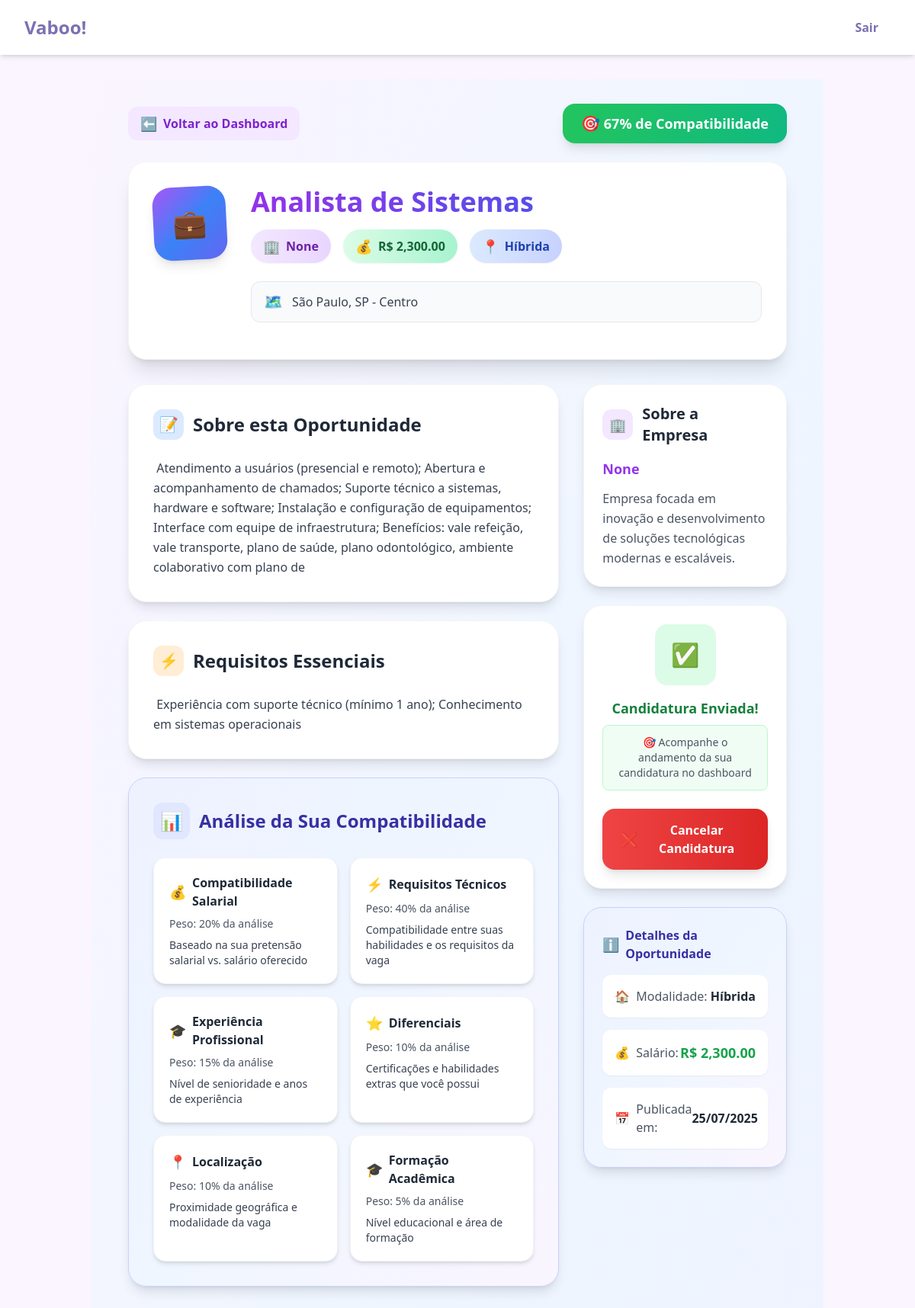
Screenshot of /vaga/11 (signed in) with the database file from the repository.
### tables this page shows
CREATE TABLE candidaturas (
            id INTEGER PRIMARY KEY AUTOINCREMENT,
            candidato_id INTEGER NOT NULL,
            vaga_id INTEGER NOT NULL,
            score REAL NOT NULL,
            posicao INTEGER,
            data_candidatura DATETIME DEFAULT CURRENT_TIMESTAMP,
            FOREIGN KEY (candidato_id) REFERENCES candidatos (id),
            FOREIGN KEY (vaga_id) REFERENCES vagas (id)
        );

CREATE TABLE vagas (
            id INTEGER PRIMARY KEY AUTOINCREMENT,
            empresa_id INTEGER NOT NULL,
            titulo TEXT NOT NULL,
            descricao TEXT NOT NULL,
            requisitos TEXT NOT NULL,
            salario_oferecido REAL NOT NULL,
            data_criacao DATETIME DEFAULT CURRENT_TIMESTAMP, tipo_vaga TEXT DEFAULT "Presencial", endereco_vaga TEXT, status TEXT DEFAULT "Ativa", candidato_selecionado_id INTEGER, diferenciais TEXT, data_congelamento DATE, candidato_contratado_id INTEGER, data_contratacao DATETIME, ranking_contratacao INTEGER, categoria_id INTEGER REFERENCES categorias(id), urgencia_contratacao TEXT, data_congelamento_agendado DATE, localizacao_endereco TEXT, localizacao_cidade TEXT, localizacao_estado TEXT, localizacao_cep TEXT, usar_endereco_empresa BOOLEAN DEFAULT FALSE,
            FOREIGN KEY (empresa_id) REFERENCES empresas (id)
        );

### app.py (the view)
@app.route('/vaga/<int:vaga_id>')
def detalhes_vaga(vaga_id):
    if 'candidato_id' not in session:
        return redirect(url_for('login_candidato'))
    conn = sqlite3.connect('recrutamento.db')
    cursor = conn.cursor()
    cursor.execute(
        '''
        SELECT v.*, e.nome as empresa_nome
        FROM vagas v
        JOIN empresas e ON v.empresa_id = e.id
        WHERE v.id = ? AND v.status = 'Ativa'
    ''', (vaga_id, ))
    vaga_data = cursor.fetchone()
    if not vaga_data:
        flash('Vaga não encontrada ou não está mais ativa', 'error')
        return redirect(url_for('dashboard_candidato'))
    cursor.execute(
        '''
        SELECT id, score FROM candidaturas
        WHERE candidato_id = ? AND vaga_id = ?
    ''', (session['candidato_id'], vaga_id))
    candidatura = cursor.fetchone()
    cursor.execute(
        '''
        SELECT texto_curriculo, endereco_completo, pretensao_salarial
        FROM candidatos WHERE id = ?
    ''', (session['candidato_id'], ))
    candidato_data = cursor.fetchone()
    conn.close()
    vaga = {
        'id':
        vaga_data[0],
        'titulo':
        vaga_data[2],
        'descricao':
        vaga_data[3],
        'requisitos':
        vaga_data[4],
        'salario_oferecido':
        vaga_data[5],
        'tipo_vaga':
        vaga_data[7] or 'Presencial',
        'endereco_vaga':
        vaga_data[8],
        'diferenciais':
        vaga_data[11],
        'data_criacao':
        datetime.strptime(vaga_data[6], '%Y-%m-%d %H:%M:%S')
        if vaga_data[6] else None
    }
    empresa = {'nome': vaga_data[12]}
    score = None
    if candidato_data:
        from avaliador import criar_avaliador
        avaliador = criar_avaliador(MODO_IA)
        score = candidatura[1] if candidatura else avaliador.calcular_score(
            candidato_data[0], vaga['requisitos'], candidato_data[2],
            vaga['salario_oferecido'], vaga['diferenciais'], candidato_data[1],
            vaga['endereco_vaga'], vaga['tipo_vaga'])
    return render_template('detalhes_vaga.html',
                           vaga=vaga,
                           empresa=empresa,
                           score=score,
                           ja_candidatado=bool(candidatura))

### avaliador/__init__.py (called while the page is built)
def criar_avaliador(modo_ia):
    if modo_ia == 'huggingface':
        return AvaliadorHuggingFace()
    else:
        return AvaliadorLocal()

### templates/detalhes_vaga.html (shortened to what this page needs)
{% extends "base.html" %}
{% block content %}
<div class="min-h-screen bg-gradient-to-br from-purple-50 via-blue-50 to-indigo-50 py-8">
    <div class="max-w-4xl mx-auto px-4">
        <div class="mb-8">
            <div class="flex items-center justify-between mb-6">
                <a href="{{ url_for('dashboard_candidato') }}"
                   class="inline-flex items-center gap-2 bg-purple-100 hover:bg-purple-200 text-purple-700 hover:text-purple-800 font-semibold px-4 py-2 rounded-xl transition-all duration-300 transform hover:scale-105">
                    <span class="text-lg">⬅️</span> Voltar ao Dashboard
                </a>
                {% if score %}
                <div class="bg-gradient-to-r from-green-500 to-emerald-500 text-white px-6 py-3 rounded-2xl font-bold text-lg shadow-lg">
                    <span class="text-xl">🎯</span> {{ "%.0f"|format(score) }}% de Compatibilidade
                </div>
                {% endif %}
            </div>
            <div class="bg-white rounded-3xl p-8 shadow-xl border border-gray-100">
                <div class="flex items-start gap-8">
                    <div class="w-24 h-24 bg-gradient-to-br from-purple-500 via-blue-500 to-indigo-500 rounded-3xl flex items-center justify-center flex-shrink-0 shadow-lg transform -rotate-3 hover:rotate-0 transition-transform duration-300">
                        <span class="text-4xl">💼</span>
                    </div>
                    <div class="flex-1">
                        <h1 class="text-4xl font-bold bg-gradient-to-r from-purple-600 to-blue-600 bg-clip-text text-transparent mb-4">{{ vaga.titulo }}</h1>
                        <div class="flex flex-wrap gap-4 mb-6">
                            <span class="flex items-center gap-2 bg-gradient-to-r from-purple-100 to-purple-200 text-purple-800 px-4 py-2 rounded-full font-semibold shadow-sm">
                                <span class="text-lg">🏢</span> {{ empresa.nome }}
                            </span>
                            <span class="flex items-center gap-2 bg-gradient-to-r from-green-100 to-emerald-200 text-green-800 px-4 py-2 rounded-full font-semibold shadow-sm">
                                <span class="text-lg">💰</span> R$ {{ "{:,.2f}".format(vaga.salario_oferecido) }}
                            </span>
                            <span class="flex items-center gap-2 bg-gradient-to-r from-blue-100 to-indigo-200 text-blue-800 px-4 py-2 rounded-full font-semibold shadow-sm">
                                <span class="text-lg">📍</span> {{ vaga.tipo_vaga }}
                            </span>
                        </div>
                        {% if vaga.endereco_vaga and vaga.tipo_vaga in ['Presencial', 'Híbrida'] %}
                        <div class="flex items-center gap-3 text-gray-700 mb-4 bg-gray-50 px-4 py-3 rounded-xl border border-gray-200">
                            <span class="text-xl">🗺️</span>
                            <span class="font-medium">{{ vaga.endereco_vaga }}</span>
                        </div>
                        {% endif %}
                    </div>
                </div>
            </div>
        </div>
        <div class="grid gap-8 lg:grid-cols-3">
            <div class="lg:col-span-2 space-y-6">
                <div class="bg-white rounded-3xl p-8 shadow-lg border border-gray-100 hover:shadow-xl transition-shadow duration-300">
                    <h2 class="text-2xl font-bold text-gray-800 mb-6 flex items-center gap-3">
                        <div class="w-10 h-10 bg-blue-100 rounded-xl flex items-center justify-center">
                            <span class="text-xl">📝</span>
                        </div>
                        Sobre esta Oportunidade
                    </h2>
                    <div class="text-gray-700 leading-relaxed whitespace-pre-wrap text-base">{{ vaga.descricao }}</div>
                </div>
                <div class="bg-white rounded-3xl p-8 shadow-lg border border-gray-100 hover:shadow-xl transition-shadow duration-300">
                    <h2 class="text-2xl font-bold text-gray-800 mb-6 flex items-center gap-3">
                        <div class="w-10 h-10 bg-orange-100 rounded-xl flex items-center justify-center">
                            <span class="text-xl">⚡</span>
                        </div>
                        Requisitos Essenciais
                    </h2>
                    <div class="text-gray-700 leading-relaxed whitespace-pre-wrap text-base">{{ vaga.requisitos }}</div>
                </div>
                {% if score %}
                <div class="bg-gradient-to-br from-indigo-50 via-blue-50 to-purple-50 rounded-3xl p-8 border border-indigo-200 shadow-lg">
                    <h2 class="text-2xl font-bold text-indigo-800 mb-6 flex items-center gap-3">
                        <div class="w-12 h-12 bg-indigo-100 rounded-xl flex items-center justify-center">
                            <span class="text-2xl">📊</span>
                        </div>
                        Análise da Sua Compatibilidade
                    </h2>
                    <div class="grid grid-cols-1 md:grid-cols-2 gap-4">
                        <div class="bg-white rounded-2xl p-5 shadow-md border border-gray-100">
                            <h4 class="font-bold text-gray-800 mb-2 flex items-center gap-2">
                                <span class="text-lg">💰</span> Compatibilidade Salarial
                            </h4>
                            <div class="text-sm text-gray-600 mb-2">Peso: 20% da análise</div>
                            <p class="text-sm text-gray-700">Baseado na sua pretensão salarial vs. salário oferecido</p>
                        </div>
                        <div class="bg-white rounded-2xl p-5 shadow-md border border-gray-100">
                            <h4 class="font-bold text-gray-800 mb-2 flex items-center gap-2">
                                <span class="text-lg">⚡</span> Requisitos Técnicos
                            </h4>
                            <div class="text-sm text-gray-600 mb-2">Peso: 40% da análise</div>
                            <p class="text-sm text-gray-700">Compatibilidade entre suas habilidades e os requisitos da vaga</p>
                        </div>
                        <div class="bg-white rounded-2xl p-5 shadow-md border border-gray-100">
                            <h4 class="font-bold text-gray-800 mb-2 flex items-center gap-2">
                                <span class="text-lg">🎓</span> Experiência Profissional
                            </h4>
                            <div class="text-sm text-gray-600 mb-2">Peso: 15% da análise</div>
                            <p class="text-sm text-gray-700">Nível de senioridade e anos de experiência</p>
                        </div>
                        <div class="bg-white rounded-2xl p-5 shadow-md border border-gray-100">
                            <h4 class="font-bold text-gray-800 mb-2 flex items-center gap-2">
                                <span class="text-lg">⭐</span> Diferenciais
                            </h4>
                            <div class="text-sm text-gray-600 mb-2">Peso: 10% da análise</div>
                            <p class="text-sm text-gray-700">Certificações e habilidades extras que você possui</p>
                        </div>
                        <div class="bg-white rounded-2xl p-5 shadow-md border border-gray-100">
                            <h4 class="font-bold text-gray-800 mb-2 flex items-center gap-2">
                                <span class="text-lg">📍</span> Localização
                            </h4>
                            <div class="text-sm text-gray-600 mb-2">Peso: 10% da análise</div>
                            <p class="text-sm text-gray-700">Proximidade geográfica e modalidade da vaga</p>
                        </div>
                        <div class="bg-white rounded-2xl p-5 shadow-md border border-gray-100">
                            <h4 class="font-bold text-gray-800 mb-2 flex items-center gap-2">
                                <span class="text-lg">🎓</span> Formação Acadêmica
                            </h4>
                            <div class="text-sm text-gray-600 mb-2">Peso: 5% da análise</div>
                            <p class="text-sm text-gray-700">Nível educacional e área de formação</p>
                        </div>
                    </div>
                </div>
                {% endif %}
            </div>
            <div class="space-y-6">
                <div class="bg-white rounded-3xl p-6 shadow-lg border border-gray-100">
                    <h3 class="text-xl font-bold text-gray-800 mb-4 flex items-center gap-3">
                        <div class="w-10 h-10 bg-purple-100 rounded-xl flex items-center justify-center">
                            <span class="text-lg">🏢</span>
                        </div>
                        Sobre a Empresa
                    </h3>
                    <div class="text-gray-700">
                        <p class="font-bold text-purple-600 mb-3 text-lg">{{ empresa.nome }}</p>
                        <p class="text-gray-600 leading-relaxed">
                            Empresa focada em inovação e desenvolvimento de soluções tecnológicas modernas e escaláveis.
                        </p>
                    </div>
                </div>
                <div class="bg-white rounded-3xl p-6 shadow-lg border border-gray-100">
                    {% if ja_candidatado %}
                        <div class="text-center">
                            <div class="w-20 h-20 bg-green-100 rounded-2xl mx-auto mb-4 flex items-center justify-center">
                                <span class="text-3xl">✅</span>
                            </div>
                            <h4 class="font-bold text-green-700 mb-2 text-lg">Candidatura Enviada!</h4>
                            <p class="text-sm text-gray-600 mb-6 bg-green-50 p-3 rounded-lg border border-green-200">
                                🎯 Acompanhe o andamento da sua candidatura no dashboard
                            </p>
                            <button onclick="cancelarCandidatura({{ vaga.id }})"
                                    class="w-full bg-gradient-to-r from-red-500 to-red-600 hover:from-red-600 hover:to-red-700 text-white py-4 px-6 rounded-2xl font-bold transition-all duration-300 transform hover:scale-105 shadow-lg flex items-center justify-center gap-2">
                                <span class="text-lg">❌</span>
                                Cancelar Candidatura
                            </button>
                        </div>
                    {% endif %}
                </div>
                <div class="bg-gradient-to-br from-indigo-50 via-blue-50 to-purple-50 rounded-3xl p-6 border border-indigo-200 shadow-lg">
                    <h4 class="font-bold text-indigo-800 mb-4 flex items-center gap-2">
                        <span class="text-lg">ℹ️</span> Detalhes da Oportunidade
                    </h4>
                    <div class="space-y-4">
                        <div class="bg-white rounded-xl p-4 shadow-sm">
                            <div class="flex justify-between items-center">
                                <span class="text-gray-600 flex items-center gap-2">
                                    <span>🏠</span> Modalidade:
                                </span>
                                <span class="font-bold text-gray-800">{{ vaga.tipo_vaga }}</span>
                            </div>
                        </div>
                        <div class="bg-white rounded-xl p-4 shadow-sm">
                            <div class="flex justify-between items-center">
                                <span class="text-gray-600 flex items-center gap-2">
                                    <span>💰</span> Salário:
                                </span>
                                <span class="font-bold text-green-600 text-lg">R$ {{ "{:,.2f}".format(vaga.salario_oferecido) }}</span>
                            </div>
                        </div>
                        <div class="bg-white rounded-xl p-4 shadow-sm">
                            <div class="flex justify-between items-center">
                                <span class="text-gray-600 flex items-center gap-2">
                                    <span>📅</span> Publicada em:
                                </span>
                                <span class="font-bold text-gray-800">{{ vaga.data_criacao.strftime('%d/%m/%Y') if vaga.data_criacao else 'N/A' }}</span>
                            </div>
                        </div>
                    </div>
                </div>
            </div>
        </div>
    </div>
</div>
{% endblock %}

### templates/base.html (style rules this page uses)
html { scroll-behavior: smooth; }

### rows the page displays
candidaturas: score "67"
vagas: salario_oferecido "2,300.00", tipo_vaga "Híbrida", endereco_vaga "São Paulo, SP - Centro", descricao "Atendimento a usuários (presencial e remoto); Abertura e acompanhamento de chamados; Suporte técnico a sistemas, hardware e software; Instalação e configuração de equipamentos; Interface com equipe de infraestrutura; Benefícios: vale refeição, vale transporte, plano de saúde, plano odontológico, ambiente colaborativo com plano de", requisitos "Experiência com suporte técnico (mínimo 1 ano); Conhecimento em sistemas operacionais"

### other values shown
{{ empresa.nome }} "None"
{{ vaga.data_criacao.strftime('%d/%m/%Y') if vaga.data_criacao else 'N/A' }} "25/07/2025"
